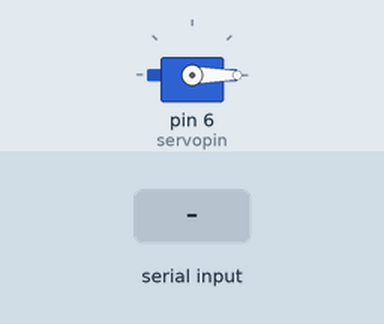
This sketch was run on a simulated Arduino Uno, built with avr-gcc and run on an emulated ATmega328P. Shown: servo. The test bench sets the inputs (shaded band). What the sketch prints to the serial monitor is not drawn.

Above: at 1.2 s.
1.3 s: "+" received over Serial
Timing chart, 0 to 4.3 s (numbered marks = the images above; inputs shaded):
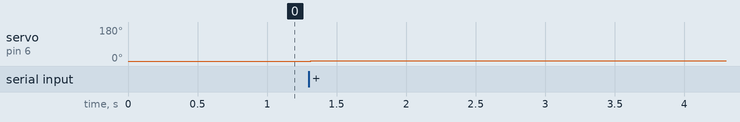

Measured:
- after the input at 1.3 s, servo on pin 6 (servopin): 0° → 1° at once

The sketch:

servo_test.pde
```cpp
// Sweep
// by BARRAGAN <http://barraganstudio.com>
#include <Servo.h>

Servo myservo;  // create servo object to control a servo
int servopin = 6;
char buf[32];

int pos = 0;    // variable to store the servo position

void setup()
{
  Serial.begin(9600);
  myservo.attach(servopin);  // attaches the servo on pin 9 to the servo object
}

/* To just loop over the positions 0:180:0 */
//void loop()
//{
//  for(pos = 0; pos < 180; pos += 1)  // goes from 0 degrees to 180 degrees
//  {                                  // in steps of 1 degree
//    sprintf(buf,"setting pos %d",pos);
//    Serial.println(buf);
//    myservo.write(pos);              // tell servo to go to position in variable 'pos'
//    delay(15);                       // waits 15ms for the servo to reach the position
//  }
//
//  for(pos = 180; pos>=1; pos-=1)     // goes from 180 degrees to 0 degrees
//  {
//    sprintf(buf,"setting pos %d",pos);
//    Serial.println(buf);
//    myservo.write(pos);              // tell servo to go to position in variable 'pos'
//    delay(15);                       // waits 15ms for the servo to reach the position
//  }
//}

/* To set positions manually */
void loop() {
  if (Serial.available() > 0) {
    int inByte = Serial.read();
    switch (inByte) {
    case '+':
      pos++;
      sprintf(buf,"Setting position to %d degrees", pos);
      Serial.println(buf);
      break;
    case '-':
      pos--;
      sprintf(buf,"Setting position to %d degrees", pos);
      Serial.println(buf);
      break;
    default:
      break;
    }
  }

  myservo.write(pos);              // tell servo to go to position in variable 'pos'
  delay(15);                       // waits 15ms for the servo to reach the position
}
```
